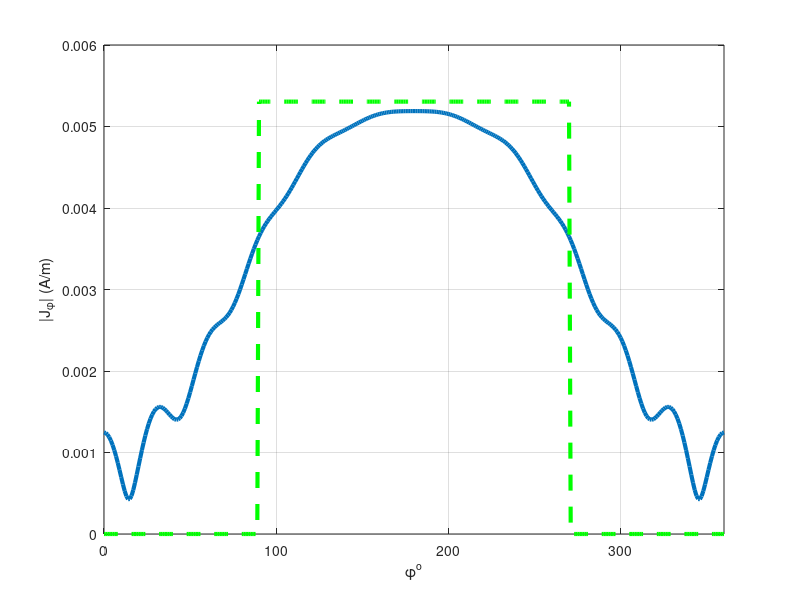

The MATLAB source for this figure:
% close all;
% clear;
% clc;
pol = 'TEz';                %Polarization
f = 1.0e9;                 %Frequency(Hz)
a = 0.25;                    %Radius(m)
k = 2*pi*f/3.0e8;           %Wavenumber
ka = k*a;                   %Wavenumber times radius
nm = 200;                   %Number of modes
nph = 361;                  %Number of phi samples
ph = linspace(0,2*pi,nph);
current = zeros(nph,1);
current_po = zeros(nph,1);
sum = zeros(nm,1);
if strcmp(pol,'TEz')
    sum(1) = -1/besselh(1,2,ka);
elseif strcmp(pol,'TMz')
    sum(1) = 1/besselh(0,2,ka);
end
if strcmp(pol,'TEz')
    H0=1/(120*pi);
    for i=1:nph
        for j=2:nm   
            n = j-1;
            CosineT=2*cos(n*ph(i));
            CT=1j^(-n);
            HT=(n/ka)*besselh(n,2,ka)-besselh(n+1,2,ka);
            sum(j)=sum(j-1)+CT*CosineT/HT;
        end
        current(i)=1j*(2*H0/(pi*ka))*sum(nm);
        if (ph(i)<pi/2)||(ph(i)>3*pi/2)
            current_po(i)=0;
        else
            current_po(i)=-2*H0*exp(-1j*ka*cos(ph(i)));
        end
    end
elseif strcmp(pol,'TMz')
    E0=1;
    for i=1:nph
        for j=2:nm
            n = j-1;
            CosineT=2*cos(n*ph(i));
            CT=1j^(-n);
            HT=besselh(n,2,ka);
            sum(j)=sum(j-1)+CT*CosineT/HT;
        end
        current(i)=(2*E0/(pi*ka*120*pi))*sum(nm);
        if (ph(i)<pi/2)||(ph(i)>3*pi/2)
            current_po(i)=0;
        else
            current_po(i)=-(2.0*E0/(120*pi))*cos(ph(i))*exp(-1j*ka*cos(ph(i)));
        end
    end
end
figure(1);
plot(ph*180/pi,abs(current),'linewidth',3);
hold on;
plot(ph*180/pi,abs(current_po),'g--','linewidth',3);
xlim([0 360]);
xlabel('\phi^o')
if strcmp(pol,'TMz')
    ylabel('|J_z| (A/m)');
else
    ylabel('|J_\phi| (A/m)');
end
grid on
% box on
% set(gca,'fontsize',36)
% keyboard
        
        